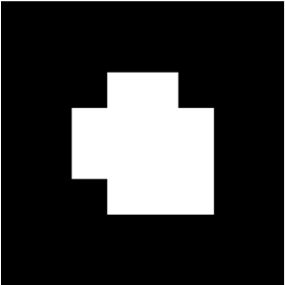
#> input picture data/april_tag.PNG, 285 x 285 px, found by its file name
$ python decode_ar_tag.py
#> lines starting #> are read from the running program, lines starting #| are printed output that depends on the picture; after the words box and inside, x2 and y2 are one past the last pixel; in counts of white or black regions, pixels touching at a corner belong together
import cv2
import matplotlib.pyplot as plt
import numpy as np

img = cv2.imread('data/april_tag.png')
#> img is the input picture: shape (285, 285, 3); min 0, max 255, mean 54.4
plt.imshow(img, cmap = 'gray')
resized = cv2.resize(img, (200,200), interpolation = cv2.INTER_AREA)
gray = cv2.cvtColor(resized, cv2.COLOR_BGR2GRAY)
thresh, binary_img = cv2.threshold(gray, 127, 255, cv2.THRESH_BINARY)
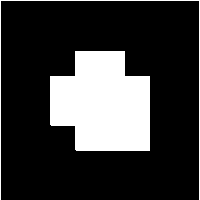
#> binary_img: shape (200, 200); 21.8% white; 2 white regions, box (x1, y1, x2, y2) and area: (50, 51, 150, 151) 8123, (0, 0, 200, 200) 598

def decodeAprilTag(img):
    # List of 8 25x200 image slices
    sliced = np.array_split(img,8,axis=0)
#> sliced = 8 items

    # List of 8 lists of 8 25x25 image blocks
    blocks = [np.array_split(img_slice,8,axis=1) for img_slice in sliced]
#> blocks = 8 items

    while np.median(blocks[5][5])!=255:
        img = np.rot90(img)
        sliced = np.array_split(img,8,axis=0)
        blocks = [np.array_split(img_slice,8,axis=1) for img_slice in sliced]
#> this loop made 0 passes

    index = [(3,3),(3,4),(4,4),(4,3)]
    value = []

    for i in index:
        if np.median(blocks[i[0]][i[1]]) == 255:
            value.append(1)
        else:
            value.append(0)
#> after the loop, value = [1, 1, 1, 1]

    strings = [str(integer) for integer in value]
#> strings = ['1', '1', '1', '1']
    a_string = "".join(strings)

    # stacking them back together
    img_stacked = np.block(blocks)

    return int(a_string, 2)

tag_id = decodeAprilTag(binary_img)
#> tag_id = 15
print(tag_id)
#| 15
